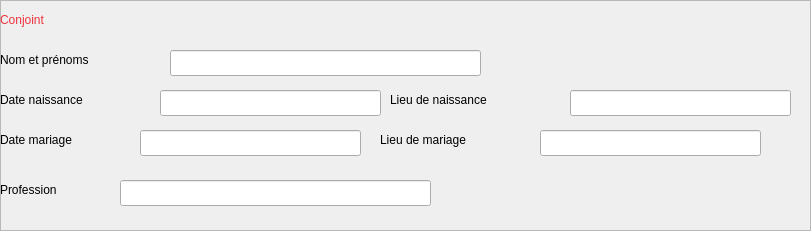
     <widget class="QFrame" name="frame_7">
      <property name="geometry">
       <rect>
        <x>520</x>
        <y>610</y>
        <width>811</width>
        <height>231</height>
       </rect>
      </property>
      <property name="frameShape">
       <enum>QFrame::StyledPanel</enum>
      </property>
      <property name="frameShadow">
       <enum>QFrame::Raised</enum>
      </property>
      <widget class="QLabel" name="label_17">
       <property name="geometry">
        <rect>
         <x>0</x>
         <y>0</y>
         <width>231</width>
         <height>41</height>
        </rect>
       </property>
       <property name="styleSheet">
        <string notr="true">font: 800 16pt &quot;Cantarell&quot;;</string>
       </property>
       <property name="text">
        <string>&lt;html&gt;&lt;head/&gt;&lt;body&gt;&lt;p&gt;&lt;span style=&quot; color:#ed333b;&quot;&gt;Conjoint&lt;/span&gt;&lt;/p&gt;&lt;/body&gt;&lt;/html&gt;</string>
       </property>
      </widget>
      <widget class="QLabel" name="label_18">
       <property name="geometry">
        <rect>
         <x>0</x>
         <y>40</y>
         <width>171</width>
         <height>41</height>
        </rect>
       </property>
       <property name="styleSheet">
        <string notr="true">font: 800 16pt &quot;Cantarell&quot;;</string>
       </property>
       <property name="text">
        <string>&lt;html&gt;&lt;head/&gt;&lt;body&gt;&lt;p&gt;Nom et prénoms&lt;/p&gt;&lt;/body&gt;&lt;/html&gt;</string>
       </property>
      </widget>
      <widget class="QLineEdit" name="lineEdit_11">
       <property name="geometry">
        <rect>
         <x>170</x>
         <y>50</y>
         <width>311</width>
         <height>26</height>
        </rect>
       </property>
      </widget>
      <widget class="QLabel" name="label_19">
       <property name="geometry">
        <rect>
         <x>0</x>
         <y>80</y>
         <width>171</width>
         <height>41</height>
        </rect>
       </property>
       <property name="styleSheet">
        <string notr="true">font: 800 16pt &quot;Cantarell&quot;;</string>
       </property>
       <property name="text">
        <string>&lt;html&gt;&lt;head/&gt;&lt;body&gt;&lt;p&gt;Date naissance&lt;/p&gt;&lt;/body&gt;&lt;/html&gt;</string>
       </property>
      </widget>
      <widget class="QLineEdit" name="lineEdit_12">
       <property name="geometry">
        <rect>
         <x>160</x>
         <y>90</y>
         <width>221</width>
         <height>26</height>
        </rect>
       </property>
      </widget>
      <widget class="QLabel" name="label_20">
       <property name="geometry">
        <rect>
         <x>390</x>
         <y>80</y>
         <width>171</width>
         <height>41</height>
        </rect>
       </property>
       <property name="styleSheet">
        <string notr="true">font: 800 16pt &quot;Cantarell&quot;;</string>
       </property>
       <property name="text">
        <string>&lt;html&gt;&lt;head/&gt;&lt;body&gt;&lt;p&gt;Lieu de naissance&lt;/p&gt;&lt;/body&gt;&lt;/html&gt;</string>
       </property>
      </widget>
      <widget class="QLineEdit" name="lineEdit_13">
       <property name="geometry">
        <rect>
         <x>570</x>
         <y>90</y>
         <width>221</width>
         <height>26</height>
        </rect>
       </property>
      </widget>
      <widget class="QLabel" name="label_21">
       <property name="geometry">
        <rect>
         <x>0</x>
         <y>120</y>
         <width>171</width>
         <height>41</height>
        </rect>
       </property>
       <property name="styleSheet">
        <string notr="true">font: 800 16pt &quot;Cantarell&quot;;</string>
       </property>
       <property name="text">
        <string>&lt;html&gt;&lt;head/&gt;&lt;body&gt;&lt;p&gt;Date mariage&lt;/p&gt;&lt;/body&gt;&lt;/html&gt;</string>
       </property>
      </widget>
      <widget class="QLineEdit" name="lineEdit_14">
       <property name="geometry">
        <rect>
         <x>140</x>
         <y>130</y>
         <width>221</width>
         <height>26</height>
        </rect>
       </property>
      </widget>
      <widget class="QLabel" name="label_22">
       <property name="geometry">
        <rect>
         <x>380</x>
         <y>120</y>
         <width>171</width>
         <height>41</height>
        </rect>
       </property>
       <property name="styleSheet">
        <string notr="true">font: 800 16pt &quot;Cantarell&quot;;</string>
       </property>
       <property name="text">
        <string>&lt;html&gt;&lt;head/&gt;&lt;body&gt;&lt;p&gt;Lieu de mariage&lt;/p&gt;&lt;/body&gt;&lt;/html&gt;</string>
       </property>
      </widget>
      <widget class="QLineEdit" name="lineEdit_15">
       <property name="geometry">
        <rect>
         <x>540</x>
         <y>130</y>
         <width>221</width>
         <height>26</height>
        </rect>
       </property>
      </widget>
      <widget class="QLabel" name="label_23">
       <property name="geometry">
        <rect>
         <x>0</x>
         <y>170</y>
         <width>171</width>
         <height>41</height>
        </rect>
       </property>
       <property name="styleSheet">
        <string notr="true">font: 800 16pt &quot;Cantarell&quot;;</string>
       </property>
       <property name="text">
        <string>&lt;html&gt;&lt;head/&gt;&lt;body&gt;&lt;p&gt;Profession&lt;/p&gt;&lt;/body&gt;&lt;/html&gt;</string>
       </property>
      </widget>
      <widget class="QLineEdit" name="lineEdit_16">
       <property name="geometry">
        <rect>
         <x>120</x>
         <y>180</y>
         <width>311</width>
         <height>26</height>
        </rect>
       </property>
      </widget>
     </widget>
